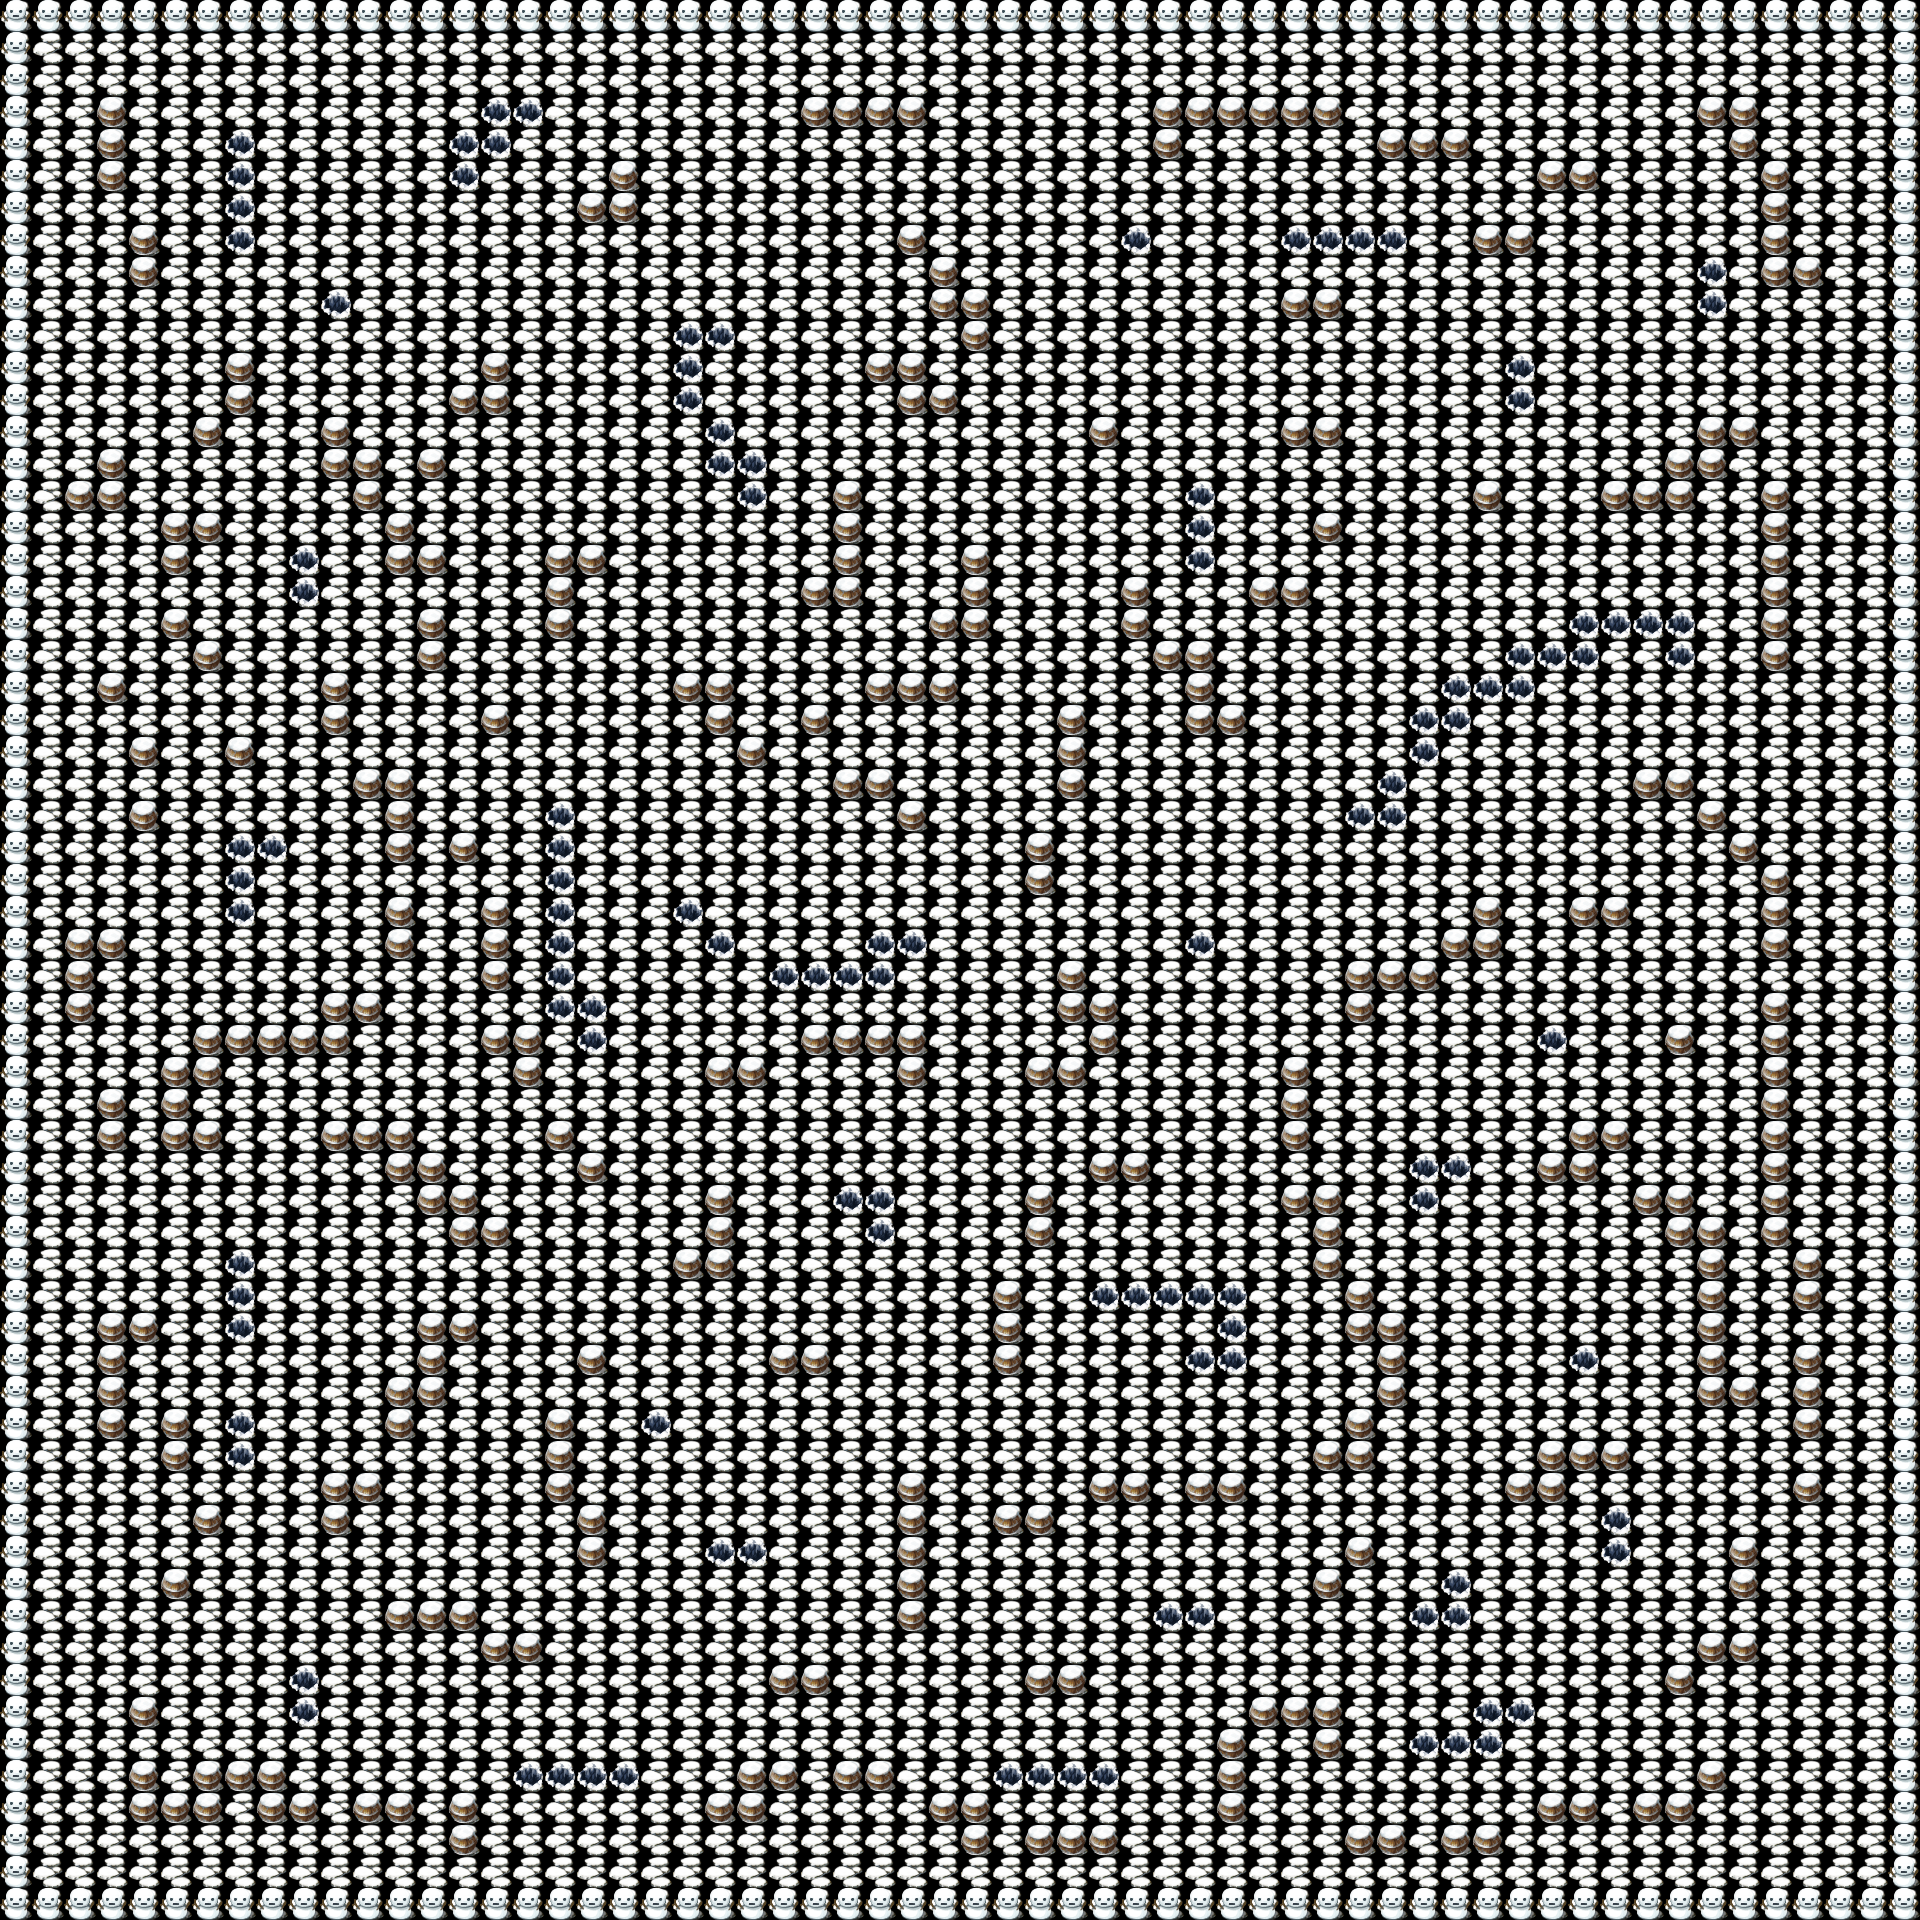

This game map was drawn from its Tiled (.tmx) file and the tilesets committed beside it. A one-line description and the trimmed map source follow:
An orthogonal 60x60 tile map with 32x32 px tiles, 2 tile layers (Tile Layer 1, Fore).

<map version="1.0" orientation="orthogonal" width="60" height="60" tilewidth="32" tileheight="32">
 <tileset firstgid="1" name="set1" tilewidth="32" tileheight="32">
  <image source="../TileB.png" width="512" height="512" />
  <tile id="13">
   <properties>
    <property name="blocked" value="" />
    <property name="destroyable" value="" />
   </properties>
  </tile>
  <tile id="40">
   <properties>
    <property name="blocked" value="" />
   </properties>
  </tile>
  <tile id="41">
   <properties>
    <property name="blocked" value="" />
   </properties>
  </tile>
  <tile id="125">
   <properties>
    <property name="blocked" value="" />
   </properties>
  </tile>
 </tileset>
 <layer name="Tile Layer 1" width="60" height="60">
  <data>[3600 cells, 3600 non-empty, 1 distinct tile ids]</data>
 </layer>
 <layer name="Fore" width="60" height="60">
  <data>[3600 cells, 711 non-empty, 3 distinct tile ids]</data>
 </layer>
</map>
